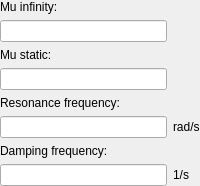
                <widget class="QWidget" name="page_Lorentz_2">
                 <layout class="QGridLayout" name="gridLayout_21">
                  <property name="leftMargin">
                   <number>0</number>
                  </property>
                  <property name="topMargin">
                   <number>0</number>
                  </property>
                  <property name="rightMargin">
                   <number>0</number>
                  </property>
                  <property name="bottomMargin">
                   <number>0</number>
                  </property>
                  <property name="spacing">
                   <number>6</number>
                  </property>
                  <item row="5" column="0">
                   <widget class="QLineEdit" name="lineEdit_MaResonanceFrequency"/>
                  </item>
                  <item row="7" column="0">
                   <widget class="QLineEdit" name="lineEdit_MaDampingFrequency"/>
                  </item>
                  <item row="5" column="1">
                   <widget class="QLabel" name="label_95">
                    <property name="text">
                     <string>rad/s</string>
                    </property>
                   </widget>
                  </item>
                  <item row="7" column="1">
                   <widget class="QLabel" name="label_96">
                    <property name="text">
                     <string>1/s</string>
                    </property>
                   </widget>
                  </item>
                  <item row="0" column="0">
                   <widget class="QLabel" name="label_91">
                    <property name="text">
                     <string>Mu infinity:</string>
                    </property>
                   </widget>
                  </item>
                  <item row="1" column="0">
                   <widget class="QLineEdit" name="lineEdit_MaMuInfinity_4"/>
                  </item>
                  <item row="3" column="0">
                   <widget class="QLineEdit" name="lineEdit_MaMuStatic1_3"/>
                  </item>
                  <item row="6" column="0">
                   <widget class="QLabel" name="label_92">
                    <property name="text">
                     <string>Damping frequency:</string>
                    </property>
                   </widget>
                  </item>
                  <item row="2" column="0">
                   <widget class="QLabel" name="label_94">
                    <property name="text">
                     <string>Mu static:</string>
                    </property>
                   </widget>
                  </item>
                  <item row="4" column="0">
                   <widget class="QLabel" name="label_93">
                    <property name="text">
                     <string>Resonance frequency:</string>
                    </property>
                   </widget>
                  </item>
                 </layout>
                </widget>
